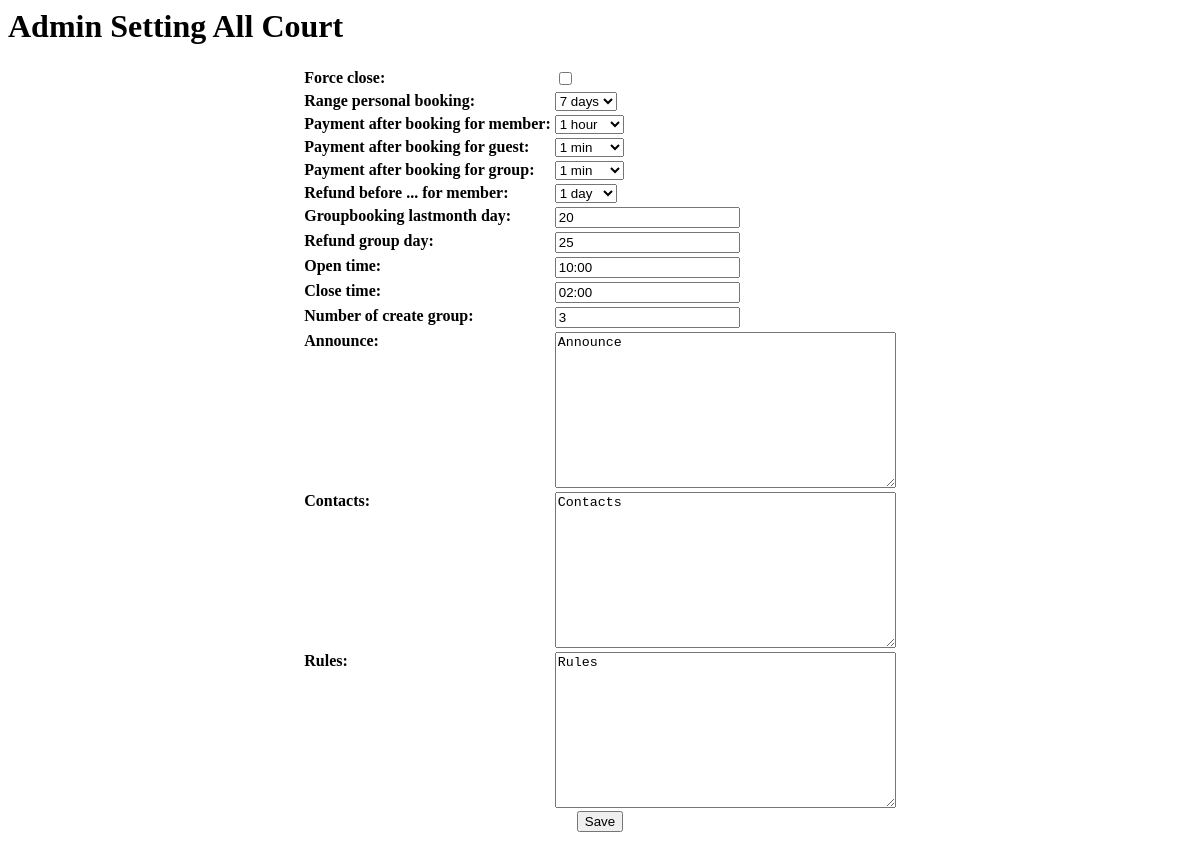
Page /adminsite/setting/allcourt/ (signed in) on the committed database.
### booking/models.py (models this page shows)
class AllCourtInfo(models.Model):
    class Meta:
        db_table = 'bcb_allcourtinfo'
    force_close = models.BooleanField(default=False)  # for close allcourt
    range_booking = models.DurationField()  # range can booking before
    payment_member_duration = models.DurationField()  # must pay in this duration(mem)
    payment_guest_duration = models.DurationField()
    payment_group_duration = models.DurationField(null=True)
    refund_member_duration = models.DurationField()  # refund duration only
    groupbooking_lastmonth_day = models.PositiveIntegerField(null=True)
    refund_group_day = models.PositiveIntegerField(
        null=True)  # refund day only
    open_time = models.TimeField()
    close_time = models.TimeField()
    num_of_creategroup = models.PositiveIntegerField()
    announce = models.CharField(max_length=1000)  # for annouce information
    contacts = models.CharField(max_length=500)  # for contacts
    rules = models.CharField(max_length=1000)  # store rule when go to court

### adminsite/views.py (the view, shortened to what this page needs)
# urls.py: path('setting/allcourt/', views.AllCourtSetting.as_view(),
class AllCourtSetting(PermissionRequiredMixin, View):
    permission_required = 'is_staff'
    login_url = '/adminsite/login/'
    def get(self, request):
        query_obj = AllCourtInfo.objects.values().all()[0]
        myform = form.AllCourtForm(query_obj)
        return render(request, 'adminsite/setting_allcourt.html', {'form': myform})

### func/disable.py (called while the page is built)
    def process_request(self, request):
        setattr(request, '_dont_enforce_csrf_checks', True)

### template/adminsite/setting_allcourt.html (shortened to what this page needs)
{% extends 'adminsite/base_admin.html' %}
{% block content %}
<h1>Admin Setting All Court</h1>
<form method="post">
    <table class='center'>
    {{ form.as_table }}
    </table>
    <input type="submit" value="Save">
</form>
{% endblock %}

### template/adminsite/base_admin.html (style rules this page uses)
form { text-align: center; }
table.center { width: auto; margin-left:auto; margin-right:auto; text-align: center; }
tr { vertical-align: top; text-align: left; }

### rows in the picture
AllCourtInfo: range_booking "7 days", payment_member_duration "1 hour", payment_guest_duration "1 min", payment_group_duration "1 min", refund_member_duration "1 day", groupbooking_lastmonth_day "20", refund_group_day "25", open_time "10:00", close_time "02:00", num_of_creategroup "3", announce "Announce", contacts "Contacts", rules "Rules"
